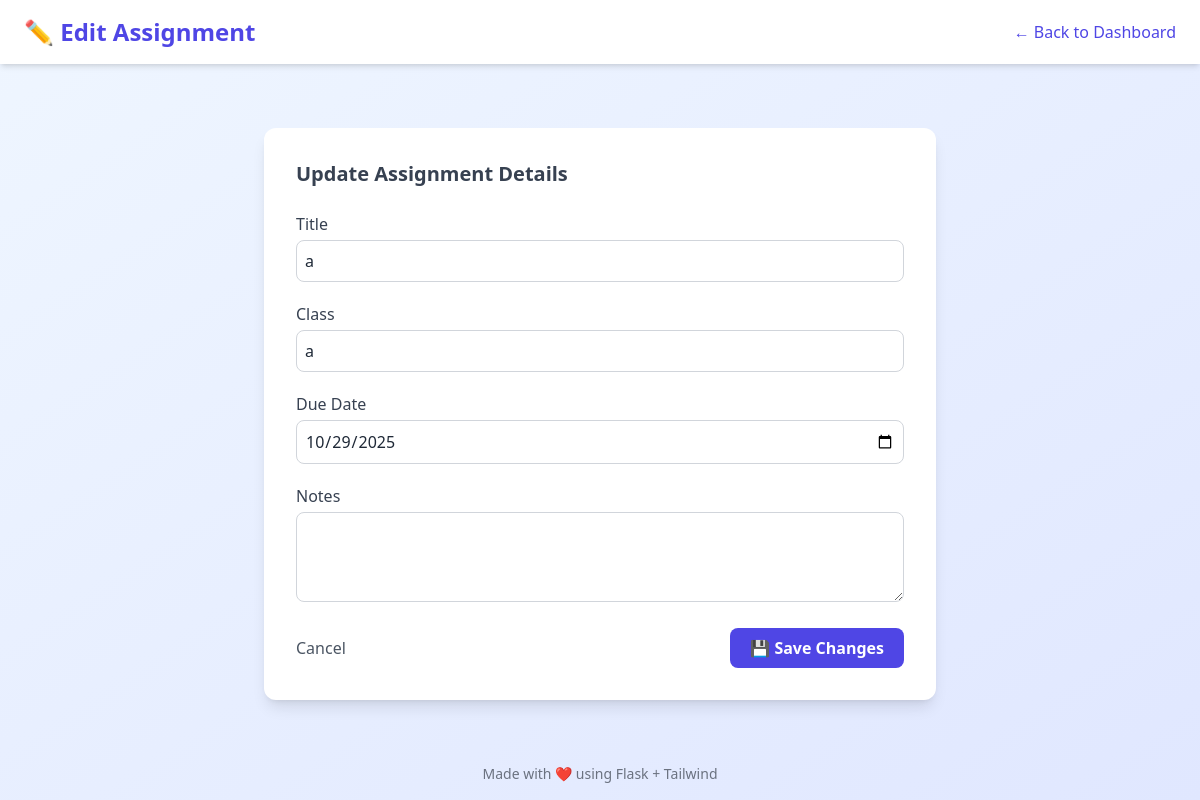
The app's page /edit/2 (signed in) with its own data.
### tables this page shows
CREATE TABLE assignments (
                id INTEGER PRIMARY KEY AUTOINCREMENT,
                user_id INTEGER,
                title TEXT NOT NULL,
                cl TEXT NOT NULL,
                due_date TEXT NOT NULL,
                notes TEXT,
                FOREIGN KEY(user_id) REFERENCES users(id)
            );

### app.py (the view)
@app.route("/edit/<int:id>", methods=["GET", "POST"])
def edit(id):
    if "user_id" not in session:
        return redirect(url_for("login"))
    conn = get_connection()
    c = conn.cursor()
    try:
        if request.method == "POST":
            title = request.form.get("title", "").strip()
            cl = request.form.get("class", "").strip()
            due_date = request.form.get("due_date", "").strip()
            notes = request.form.get("notes", "").strip()
            if not title or not cl or not due_date:
                flash("Title, class and due date are required.")
                return redirect(url_for("edit", id=id))
            if IS_POSTGRES:
                c.execute("""
                    UPDATE assignments SET title = %s, cl = %s, due_date = %s, notes = %s
                    WHERE id = %s AND user_id = %s
                """, (title, cl, due_date, notes, id, session["user_id"]))
            else:
                c.execute("""
                    UPDATE assignments SET title = ?, cl = ?, due_date = ?, notes = ?
                    WHERE id = ? AND user_id = ?
                """, (title, cl, due_date, notes, id, session["user_id"]))
            conn.commit()
            return redirect(url_for("index"))
        else:
            if IS_POSTGRES:
                c.execute("SELECT * FROM assignments WHERE id = %s AND user_id = %s", (id, session["user_id"]))
            else:
                c.execute("SELECT * FROM assignments WHERE id = ? AND user_id = ?", (id, session["user_id"]))
            assignment = c.fetchone()
            if not assignment:
                flash("You don't have permission to edit this assignment.")
                return redirect(url_for("index"))
    finally:
        conn.close()
    return render_template("edit.html", assignment=assignment)

### app.py (called while the page is built)
def get_connection():
    if IS_POSTGRES:
        return psycopg2.connect(DATABASE_URL, cursor_factory=RealDictCursor)
    conn = sqlite3.connect("assignments.db")
    conn.row_factory = sqlite3.Row
    return conn

### templates/edit.html (shortened to what this page needs)
<!DOCTYPE html>
<html lang="en">
<head>
  <script src="https://cdn.tailwindcss.com"></script>
</head>
<body class="bg-gradient-to-br from-blue-50 to-indigo-100 min-h-screen flex flex-col font-sans text-gray-800">
  <header class="bg-white shadow-md py-4 px-6 flex justify-between items-center">
    <h1 class="text-2xl font-bold text-indigo-600">✏️ Edit Assignment</h1>
    <a href="{{ url_for('index') }}" class="text-indigo-600 hover:text-indigo-800 font-medium">← Back to Dashboard</a>
  </header>
  <main class="flex-1 flex justify-center items-start p-6">
    <section class="bg-white shadow-lg rounded-xl p-8 w-full max-w-2xl mt-10">
      <h2 class="text-xl font-semibold text-gray-700 mb-6">Update Assignment Details</h2>
      <form action="{{ url_for('edit', id=assignment['id']) }}" method="POST" class="space-y-5">
        <div>
          <label class="block font-medium mb-1 text-gray-700">Title</label>
          <input type="text" name="title" value="{{ assignment['title'] }}" required
                 class="w-full border border-gray-300 rounded-lg p-2 focus:ring focus:ring-indigo-200">
        </div>
        <div>
          <label class="block font-medium mb-1 text-gray-700">Class</label>
          <input type="text" name="class" value="{{ assignment['cl'] }}" required
                 class="w-full border border-gray-300 rounded-lg p-2 focus:ring focus:ring-indigo-200">
        </div>
        <div>
          <label class="block font-medium mb-1 text-gray-700">Due Date</label>
          <input type="date" name="due_date" value="{{ assignment['due_date'] }}" required
                 class="w-full border border-gray-300 rounded-lg p-2 focus:ring focus:ring-indigo-200">
        </div>
        <div>
          <label class="block font-medium mb-1 text-gray-700">Notes</label>
          <textarea name="notes" rows="3" class="w-full border border-gray-300 rounded-lg p-2 focus:ring focus:ring-indigo-200">{{ assignment['notes'] }}</textarea>
        </div>
        <div class="flex justify-between items-center mt-8">
          <a href="{{ url_for('index') }}" class="text-gray-600 hover:text-gray-800 font-medium">Cancel</a>
          <button type="submit" class="bg-indigo-600 text-white font-semibold py-2 px-5 rounded-lg hover:bg-indigo-700 transition">
            💾 Save Changes
          </button>
        </div>
      </form>
    </section>
  </main>
  <footer class="text-center text-sm text-gray-500 py-4 mt-auto">
    Made with ❤️ using Flask + Tailwind
  </footer>
</body>
</html>

### records on screen
assignments: title "a", class "a", due_date "10/29/2025"
